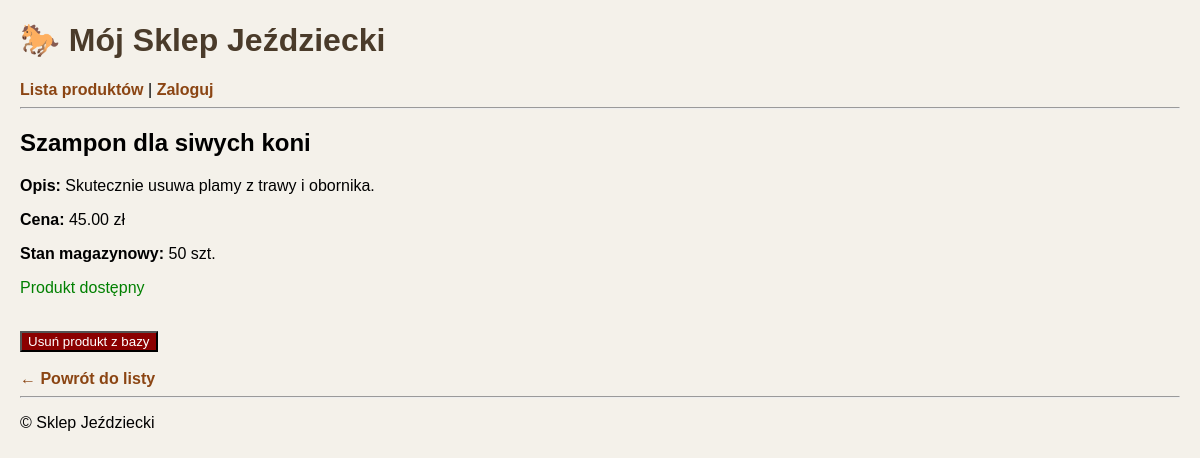
Page /html/produkty/7/ on the committed database.
### sklep/models.py (models this page shows, shortened)
class Produkt(models.Model):
    kategoria = models.ForeignKey(Kategoria, related_name='produkty', on_delete=models.CASCADE)
    nazwa = models.CharField(max_length=200)
    slug = models.SlugField(max_length=200, unique=True, blank=True)
    opis = models.TextField(blank=True, null=True)
    cena = models.DecimalField(max_digits=10, decimal_places=2)
    stan_magazynowy = models.PositiveIntegerField(default=0)
    dostepny = models.BooleanField(default=True)
    utworzono = models.DateTimeField(auto_now_add=True)
    class Meta:
        verbose_name = "Produkt"
        verbose_name_plural = "Produkty"
        ordering = ['-utworzono']
        constraints = [
            CheckConstraint(check=Q(cena__gte=0), name='cena_nieujemna'),
            CheckConstraint(check=Q(stan_magazynowy__gte=0), name='stan_nieujemny'),
        ]

### sklep/views.py (the view)
# urls.py: path('html/produkty/<int:id>/', views.produkt_detail_html, name='produkt-detail-html'),
def produkt_detail_html(request, id):
    produkt = get_object_or_404(Produkt, id=id)
    if request.method == "POST":
        if not request.user.is_authenticated:
            return redirect('user-login')
        produkt.delete()
        return redirect('produkt-list-html')
    return render(request, "sklep/produkt/detail.html", {'produkt': produkt})

### sklep/templates/sklep/produkt/detail.html (shortened to what this page needs)
{% extends "sklep/base.html" %}
{% block content %}
    <h2>{{ produkt.nazwa }}</h2>
    <p><strong>Opis:</strong> {{ produkt.opis }}</p>
    <p><strong>Cena:</strong> {{ produkt.cena }} zł</p>
    <p><strong>Stan magazynowy:</strong> {{ produkt.stan_magazynowy }} szt.</p>
    {% if produkt.dostepny %}
        <p style="color: green;">Produkt dostępny</p>
    {% else %}
        <p style="color: red;">Produkt niedostępny</p>
    {% endif %}
    <br>
    <form method="post">
        <button type="submit" onclick="return confirm('Czy na pewno chcesz usunąć to siodło/sprzęt?');" style="background-color: darkred; color: white;">
            Usuń produkt z bazy
        </button>
    </form>
    <br>
    <a href="{% url 'produkt-list-html' %}">← Powrót do listy</a>
{% endblock %}

### sklep/static/css/styl.css (style rules this page uses)
body { font-family: Arial, sans-serif; background-color: #f4f1ea; margin: 20px; }
a { text-decoration: none; color: #8b4513; font-weight: bold; }

### rows in the picture
Produkt: nazwa "Szampon dla siwych koni", opis "Skutecznie usuwa plamy z trawy i obornika.", cena "45.00", stan_magazynowy "50"
